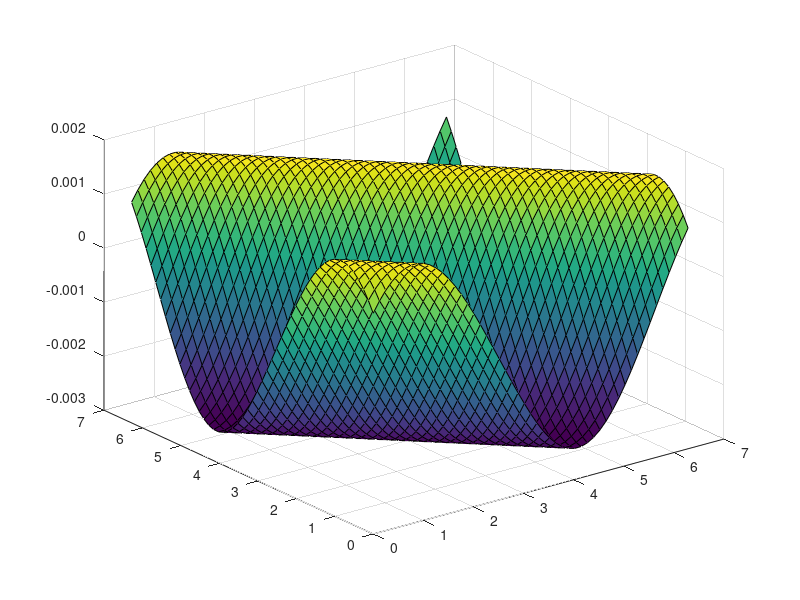

MATLAB code for this plot:
clear, clc
% numerical tests:
% finite difference method with naive implementation.

%% parameter setting 
sigma_min = 1;
sigma_max = sqrt(2);
T = 0.5;

%% discritization and terminal condition
n_time = 200;
nx = 50;
dt = T / n_time;
h = 2*pi / nx;
x1_grid = linspace(0, 2*pi, nx+1);
x2_grid = linspace(0, 2*pi, nx+1);
[X1, X2] = ndgrid(x1_grid, x2_grid);
u = sin(T + X1 + X2);

x0 = [5;6];
x0 = mod(x0, 2*pi);
sin(sum(x0))

%% matrix free implementation
for t = 1:n_time
    unew = zeros(nx+1, nx+1);
    for i = 1:nx+1
        if i == 1
            im = nx; ip = i+1;
        elseif i == nx+1
            im = i-1; ip = 2;
        else
            im = i-1; ip = i+1;
        end
        for j = 1:nx+1
                if j == 1
                    jm = nx; jp = j+1;
                elseif j == nx+1
                    jm = j-1; jp = 2;
                else
                    jm = j-1; jp = j+1;
                end
        
                laplace_u = (u(ip,j) + u(im,j)...
                     + u(i,jp) + u(i,jm) - 4*u(i,j));

                unew(i,j) = u(i,j) - dt/(2*2*h)*(u(ip,j) - u(im,j) + u(i,jp) - u(i,jm)) ...
                     + dt/(2*h*h)*(sigma_max^2*max(laplace_u,0) - sigma_min^2*max(-laplace_u,0)) ...
                     + dt*(sigma_min^2*max(u(i,j),0) - sigma_max^2*max(-u(i,j),0));
        end
    end
    u = unew;
end

uq = interpn(X1,X2,u,x0(1),x0(2));
uq

u_exact = sin(X1 + X2);
surf(X1, X2, u - u_exact);



    
